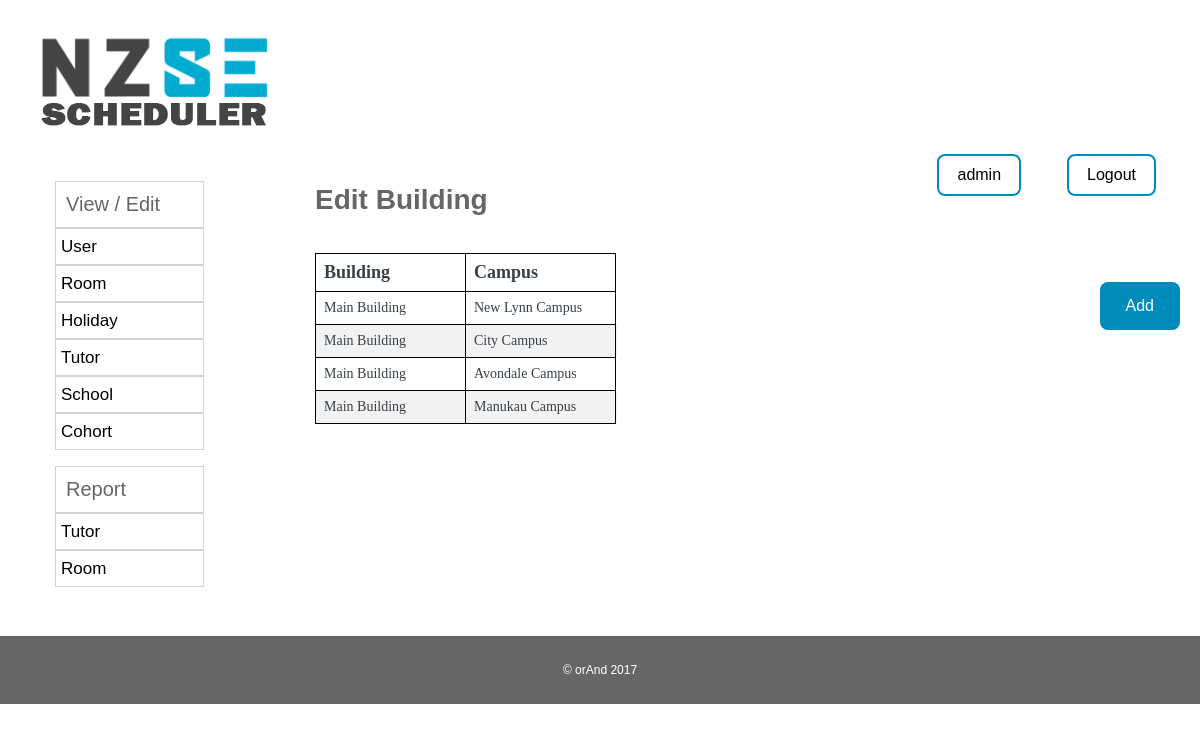
Page /admin_home/admin_editbuilding.php (signed in) on the committed database.
### tables this page shows
CREATE TABLE IF NOT EXISTS `building` (
`buildingid` int(20) NOT NULL,
  `campusid` int(20) NOT NULL,
  `buildingname` varchar(20) NOT NULL
);

CREATE TABLE IF NOT EXISTS `campus` (
`campusid` int(10) NOT NULL,
  `campusname` varchar(20) NOT NULL,
  `address` varchar(40) NOT NULL
);

### admin_home/admin_editbuilding.php (the view, shortened to what this page needs)
<!DOCTYPE html PUBLIC "-//W3C//DTD XHTML 1.0 Strict//EN"
"http://www.w3.org/TR/xhtml1/DTD/xhtml1-strict.dtd">
<html xmlns="http://www.w3.org/1999/xhtml" lang="en" xml:lang="en">
<head>
	<?php $filename= "building";?>
	<?php include '../php_includes/head_elements.php'; ?>
	<?php include '../php_includes/alertbox.php'; ?>
</head>
<body>
	<div id="tables_refresh">
<div id="page-container">
			<?php include '../php_includes/header.php'; ?>
			<?php include '../php_includes/nav.php'; ?>
			<div class="col-6 col-m-9 content">
				<h1>Edit Building</h1>
<br />
<?php include '../php_includes/add.php'; ?>
<div class="tables">
<?php
	include '../php_script/connectDB.php';
	$result = "SELECT b.*,c.campusname FROM building b,campus c WHERE b.campusid=c.campusid";
		echo "<table id='student_resit' class='border'>
		<thead>
		<tr>
		<th>Building</th>
		<th>Campus</th>
		</tr>
		</thead>";
		if ($runquery = $conn->query($result))
		{
			while($row = $runquery->fetch_assoc())
			{
				$buildingid = $row['buildingid'];
				echo "<tr value='$buildingid' class='data'>";
				echo "<td contenteditable=\"true\" data-old-value='".$row['buildingname']."' onBlur=\"saveInlineEdit(this,'buildingname','".$row['buildingid']."','building')\" onClick=\"highlightEdit(this);\">".$row['buildingname']."</td>";
				echo "<td >".$row['campusname']."</td>";
				echo "</tr>";
			}
		}
		echo "</table>";
		?>
</div>
</div>
		</div>
<br><br><br><br><br>
<?php include '../php_includes/footer.php';?>
</div>
</body>
</html>

### php_includes/head_elements.php (shortened to what this page needs)
<link rel="stylesheet" href="../css/main_style.css" type="text/css" media="all">
<link rel="stylesheet" type="text/css" href="../css/stickyheader.css">
<link rel="stylesheet" type="text/css" href="../css/sidebar.css">
<link rel="stylesheet" type="text/css" href="../css/popup.css">

### php_includes/alertbox.php (shortened to what this page needs)
<link rel="stylesheet" href="../css/css_alertboxes/alertify.core.css" />
<link rel="stylesheet" href="../css/css_alertboxes/alertify.default.css" />

### php_includes/header.php
<div class="col-12 col-m-12"></div>
<?php
if($_SESSION["usertype"]==1)
{
echo "<a href='../admin_home/admin_home.php' class='header'><img src='../pic/logo.png'></a>";
}
else
{
	echo "<a href='../user_home/user_home.php' class='header'><img src='../pic/logo.png'></a>";
}
?>
<?php include '../php_includes/logoutbutton.php';?>
<div id='username'>
<?php
if($_SESSION["usertype"]==1)
{
echo "<a href='../admin_home/admin_viewganttchart.php' >";
}
else
{
	echo "<a href='../user_home/user_home.php' >";
}
?>
<button class="show_bt user_home"type="button" name="button"><?php echo $_SESSION["userid"];?></button>
</a>
</div>

### php_includes/logoutbutton.php
	<div id="logout">
			<a href='../php_script/logout.php' ><button type="button" name="button" class="show_bt logbt">Logout</button></a>
</div>

### php_includes/nav.php (shortened to what this page needs)
<link rel="stylesheet" type="text/css" href="../css/a.css">
<div class="col-3 col-m-3 menu">
	<ul>
		<li>View / Edit</li>
		<?php
		if(isset($_SESSION["usertype"]))
		{
		if($_SESSION["usertype"]==1)
		{
		echo "<li><a href='../admin_home/admin_edituser.php' class='hvr-back-pulse'>User</a></li>";
		echo "<li><div class='dropdown'>
  <a href='../admin_home/admin_editroom.php' class='hvr-back-pulse'><span >Room</span></a>
  <div class='dropdown-content'>
    <a href='../admin_home/admin_editcampus.php' class='hvr-back-pulse'><span class='dropbtn'>Campus</span></a>
    <a href='../admin_home/admin_editbuilding.php' class='hvr-back-pulse'><span class='dropbtn'>Building</span></a>
  </div>
</div></li>";
		echo "<li><a href='../admin_home/admin_editholiday.php' class='hvr-back-pulse'>Holiday</a></li>";
		echo "<li><div class='dropdown'>
		<a href='../admin_home/admin_edittutor.php' class='hvr-back-pulse'>Tutor</a>
		<div class='dropdown-content'>
		<a href='../admin_home/admin_edittutorcorhortcourse.php' class='hvr-back-pulse'><span class='dropbtn'>Associate Tutor with Course</span></a>
		<div>
		</div></li>";
		echo "<li><a href='../admin_home/admin_editschool.php' class='hvr-back-pulse'>School</a></li>";
		echo "<li><div class='dropdown'>
  <a href='../admin_home/admin_editcohort.php' class='hvr-back-pulse'><span>Cohort</span></a>
  <div class='dropdown-content'>
		<a href='../admin_home/admin_editprogramme.php' class='hvr-back-pulse'><span class='dropbtn'>Programme</span></a>
		<a href='../admin_home/admin_editcourse.php' class='hvr-back-pulse'><span class='dropbtn'>Course</span></a>
		<a href='../admin_home/admin_editcampusprogramme.php' class='hvr-back-pulse'><span class='dropbtn'>Associate Programme with Campus</span></a>
		<a href='../admin_home/admin_editcourseprogramme.php' class='hvr-back-pulse'><span class='dropbtn'>Associate Programme with Course</span></a>
  </div>
</div></li>";
		echo "</ul>";
		echo "<ul>";
		echo "<li>Report</li>";
		echo "<li><a href='../admin_home/admin_viewreport_tutor.php' class='hvr-back-pulse'>Tutor</a></li>";
		echo "<li><a href='../admin_home/admin_viewreport_room.php' class='hvr-back-pulse'>Room</a></li>";
		}
		}
		?>
	</ul>
	<br>
</div>

### php_includes/add.php (shortened to what this page needs)
<?php echo "<div id='sidebar'>
    <a class='add' href='./admin_add".$filename.".php'><button class='show_bt bt' type='button' name='button'>Add</button></a>
</div>";
echo "<input id='current_table_pkname' value='$pkname' hidden/>";?>

### php_includes/footer.php
<div class="col-12 col-m-12 footer">
	<p> &copy; orAnd 2017</p>
</div>

### css/stickyheader.css (style rules this page uses)
.ccc { background-color:blue; display:none; }

### css/sidebar.css (style rules this page uses)
#sidebar { position:fixed; right:0px; }

### rows in the picture
building: $buildingid 1 (drawn), buildingname "Main Building", campusid.campusname "New Lynn Campus"
building: $buildingid 2 (drawn), buildingname "Main Building", campusid.campusname "City Campus"
building: $buildingid 3 (drawn), buildingname "Main Building", campusid.campusname "Avondale Campus"
building: $buildingid 4 (drawn), buildingname "Main Building", campusid.campusname "Manukau Campus"

### other values in the picture
$_SESSION["userid"] "admin"
